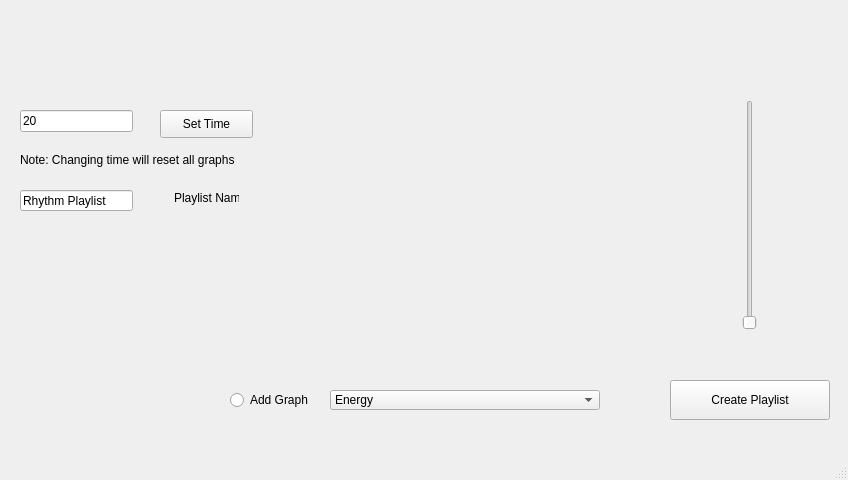
<?xml version="1.0" encoding="UTF-8"?>
<ui version="4.0">
 <class>CreatePlaylistPage</class>
 <widget class="QMainWindow" name="CreatePlaylistPage">
  <property name="geometry">
   <rect>
    <x>0</x>
    <y>0</y>
    <width>848</width>
    <height>480</height>
   </rect>
  </property>
  <property name="windowTitle">
   <string>MainWindow</string>
  </property>
  <widget class="QWidget" name="centralwidget">
   <widget class="QCustomPlot" name="plot" native="true">
    <property name="geometry">
     <rect>
      <x>280</x>
      <y>100</y>
      <width>350</width>
      <height>230</height>
     </rect>
    </property>
   </widget>
   <widget class="QSlider" name="slider">
    <property name="geometry">
     <rect>
      <x>725</x>
      <y>100</y>
      <width>50</width>
      <height>230</height>
     </rect>
    </property>
    <property name="orientation">
     <enum>Qt::Vertical</enum>
    </property>
   </widget>
   <widget class="QComboBox" name="comboBox">
    <property name="geometry">
     <rect>
      <x>330</x>
      <y>390</y>
      <width>270</width>
      <height>20</height>
     </rect>
    </property>
    <item>
     <property name="text">
      <string>Energy</string>
     </property>
    </item>
    <item>
     <property name="text">
      <string>Danceability</string>
     </property>
    </item>
    <item>
     <property name="text">
      <string>Instrumentalness</string>
     </property>
    </item>
   </widget>
   <widget class="QLineEdit" name="timeInput">
    <property name="geometry">
     <rect>
      <x>20</x>
      <y>110</y>
      <width>113</width>
      <height>22</height>
     </rect>
    </property>
    <property name="text">
     <string>20</string>
    </property>
   </widget>
   <widget class="QPushButton" name="setTimeButton">
    <property name="geometry">
     <rect>
      <x>160</x>
      <y>110</y>
      <width>93</width>
      <height>28</height>
     </rect>
    </property>
    <property name="text">
     <string>Set Time</string>
    </property>
   </widget>
   <widget class="QRadioButton" name="radioButton">
    <property name="geometry">
     <rect>
      <x>230</x>
      <y>390</y>
      <width>95</width>
      <height>20</height>
     </rect>
    </property>
    <property name="text">
     <string>Add Graph</string>
    </property>
   </widget>
   <widget class="QPushButton" name="pushButton_2">
    <property name="geometry">
     <rect>
      <x>670</x>
      <y>380</y>
      <width>160</width>
      <height>40</height>
     </rect>
    </property>
    <property name="text">
     <string>Create Playlist</string>
    </property>
   </widget>
   <widget class="QLabel" name="timeNote">
    <property name="geometry">
     <rect>
      <x>20</x>
      <y>150</y>
      <width>241</width>
      <height>20</height>
     </rect>
    </property>
    <property name="text">
     <string>Note: Changing time will reset all graphs</string>
    </property>
   </widget>
   <widget class="QLineEdit" name="playlistName">
    <property name="geometry">
     <rect>
      <x>20</x>
      <y>190</y>
      <width>113</width>
      <height>21</height>
     </rect>
    </property>
    <property name="text">
     <string>Rhythm Playlist</string>
    </property>
   </widget>
   <widget class="QLabel" name="label">
    <property name="geometry">
     <rect>
      <x>174</x>
      <y>190</y>
      <width>65</width>
      <height>16</height>
     </rect>
    </property>
    <property name="text">
     <string>Playlist Name</string>
    </property>
   </widget>
  </widget>
  <widget class="QMenuBar" name="menubar">
   <property name="geometry">
    <rect>
     <x>0</x>
     <y>0</y>
     <width>848</width>
     <height>20</height>
    </rect>
   </property>
  </widget>
  <widget class="QStatusBar" name="statusbar"/>
 </widget>
 <customwidgets>
  <customwidget>
   <class>QCustomPlot</class>
   <extends>QWidget</extends>
   <header location="global">qcustomplot.h</header>
   <container>1</container>
   <slots>
    <slot>myFunc(int)</slot>
   </slots>
  </customwidget>
 </customwidgets>
 <resources/>
 <connections/>
</ui>
